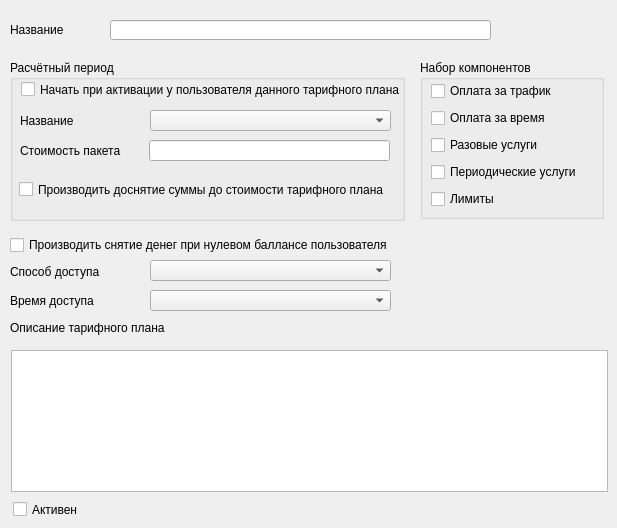
     <widget class="QWidget" name="tab_1">
      <attribute name="title">
       <string>Общее</string>
      </attribute>
      <widget class="QTextEdit" name="tarif_description_edit">
       <property name="geometry">
        <rect>
         <x>11</x>
         <y>350</y>
         <width>597</width>
         <height>142</height>
        </rect>
       </property>
       <property name="textInteractionFlags">
        <set>Qt::LinksAccessibleByKeyboard|Qt::LinksAccessibleByMouse|Qt::TextBrowserInteraction|Qt::TextEditable|Qt::TextEditorInteraction|Qt::TextSelectableByKeyboard|Qt::TextSelectableByMouse</set>
       </property>
      </widget>
      <widget class="QLabel" name="tarif_description_label">
       <property name="geometry">
        <rect>
         <x>10</x>
         <y>320</y>
         <width>198</width>
         <height>16</height>
        </rect>
       </property>
       <property name="text">
        <string>Описание тарифного плана</string>
       </property>
       <property name="buddy">
        <cstring>tarif_description_edit</cstring>
       </property>
      </widget>
      <widget class="QCheckBox" name="tarif_status_edit">
       <property name="geometry">
        <rect>
         <x>13</x>
         <y>500</y>
         <width>105</width>
         <height>19</height>
        </rect>
       </property>
       <property name="text">
        <string>Активен</string>
       </property>
      </widget>
      <widget class="QLabel" name="tarif_name_label">
       <property name="geometry">
        <rect>
         <x>10</x>
         <y>20</y>
         <width>71</width>
         <height>20</height>
        </rect>
       </property>
       <property name="text">
        <string>Название</string>
       </property>
      </widget>
      <widget class="QGroupBox" name="sp_groupbox">
       <property name="geometry">
        <rect>
         <x>10</x>
         <y>60</y>
         <width>395</width>
         <height>161</height>
        </rect>
       </property>
       <property name="title">
        <string>Расчётный период</string>
       </property>
       <widget class="QCheckBox" name="sp_type_edit">
        <property name="geometry">
         <rect>
          <x>11</x>
          <y>20</y>
          <width>466</width>
          <height>19</height>
         </rect>
        </property>
        <property name="text">
         <string>Начать при активации у пользователя данного тарифного плана</string>
        </property>
       </widget>
       <widget class="QLabel" name="sp_name_label">
        <property name="geometry">
         <rect>
          <x>10</x>
          <y>50</y>
          <width>71</width>
          <height>21</height>
         </rect>
        </property>
        <property name="text">
         <string>Название</string>
        </property>
       </widget>
       <widget class="QComboBox" name="sp_name_edit">
        <property name="geometry">
         <rect>
          <x>140</x>
          <y>50</y>
          <width>241</width>
          <height>21</height>
         </rect>
        </property>
       </widget>
       <widget class="QLabel" name="tarif_cost_label">
        <property name="geometry">
         <rect>
          <x>10</x>
          <y>80</y>
          <width>125</width>
          <height>21</height>
         </rect>
        </property>
        <property name="text">
         <string>Стоимость пакета</string>
        </property>
       </widget>
       <widget class="QCheckBox" name="reset_tarif_cost_edit">
        <property name="geometry">
         <rect>
          <x>9</x>
          <y>120</y>
          <width>453</width>
          <height>19</height>
         </rect>
        </property>
        <property name="text">
         <string>Производить доснятие суммы до стоимости тарифного плана</string>
        </property>
       </widget>
       <widget class="QLineEdit" name="tarif_cost_edit">
        <property name="geometry">
         <rect>
          <x>139</x>
          <y>80</y>
          <width>241</width>
          <height>21</height>
         </rect>
        </property>
       </widget>
      </widget>
      <widget class="QCheckBox" name="ps_null_ballance_checkout_edit">
       <property name="geometry">
        <rect>
         <x>10</x>
         <y>230</y>
         <width>451</width>
         <height>30</height>
        </rect>
       </property>
       <property name="text">
        <string>Производить снятие денег при нулевом баллансе пользователя</string>
       </property>
      </widget>
      <widget class="QComboBox" name="access_type_edit">
       <property name="geometry">
        <rect>
         <x>150</x>
         <y>260</y>
         <width>241</width>
         <height>21</height>
        </rect>
       </property>
      </widget>
      <widget class="QComboBox" name="access_time_edit">
       <property name="geometry">
        <rect>
         <x>150</x>
         <y>290</y>
         <width>241</width>
         <height>21</height>
        </rect>
       </property>
      </widget>
      <widget class="QLabel" name="access_type_label">
       <property name="geometry">
        <rect>
         <x>10</x>
         <y>261</y>
         <width>121</width>
         <height>21</height>
        </rect>
       </property>
       <property name="text">
        <string>Способ доступа</string>
       </property>
      </widget>
      <widget class="QLabel" name="access_time_label">
       <property name="geometry">
        <rect>
         <x>10</x>
         <y>293</y>
         <width>131</width>
         <height>16</height>
        </rect>
       </property>
       <property name="text">
        <string>Время доступа</string>
       </property>
      </widget>
      <widget class="QLineEdit" name="tarif_name_edit">
       <property name="geometry">
        <rect>
         <x>110</x>
         <y>20</y>
         <width>381</width>
         <height>20</height>
        </rect>
       </property>
      </widget>
      <widget class="QGroupBox" name="components_groupBox">
       <property name="geometry">
        <rect>
         <x>420</x>
         <y>60</y>
         <width>184</width>
         <height>159</height>
        </rect>
       </property>
       <property name="title">
        <string>Набор компонентов</string>
       </property>
       <widget class="QWidget" name="layoutWidget">
        <property name="geometry">
         <rect>
          <x>11</x>
          <y>20</y>
          <width>170</width>
          <height>131</height>
         </rect>
        </property>
        <layout class="QVBoxLayout">
         <item>
          <widget class="QCheckBox" name="transmit_service_checkbox">
           <property name="text">
            <string>Оплата за трафик</string>
           </property>
          </widget>
         </item>
         <item>
          <widget class="QCheckBox" name="time_access_service_checkbox">
           <property name="text">
            <string>Оплата за время</string>
           </property>
          </widget>
         </item>
         <item>
          <widget class="QCheckBox" name="onetime_services_checkbox">
           <property name="text">
            <string>Разовые услуги</string>
           </property>
          </widget>
         </item>
         <item>
          <widget class="QCheckBox" name="periodical_services__checkbox">
           <property name="text">
            <string>Периодические услуги</string>
           </property>
          </widget>
         </item>
         <item>
          <widget class="QCheckBox" name="limites_checkbox">
           <property name="text">
            <string>Лимиты</string>
           </property>
          </widget>
         </item>
        </layout>
       </widget>
      </widget>
     </widget>
